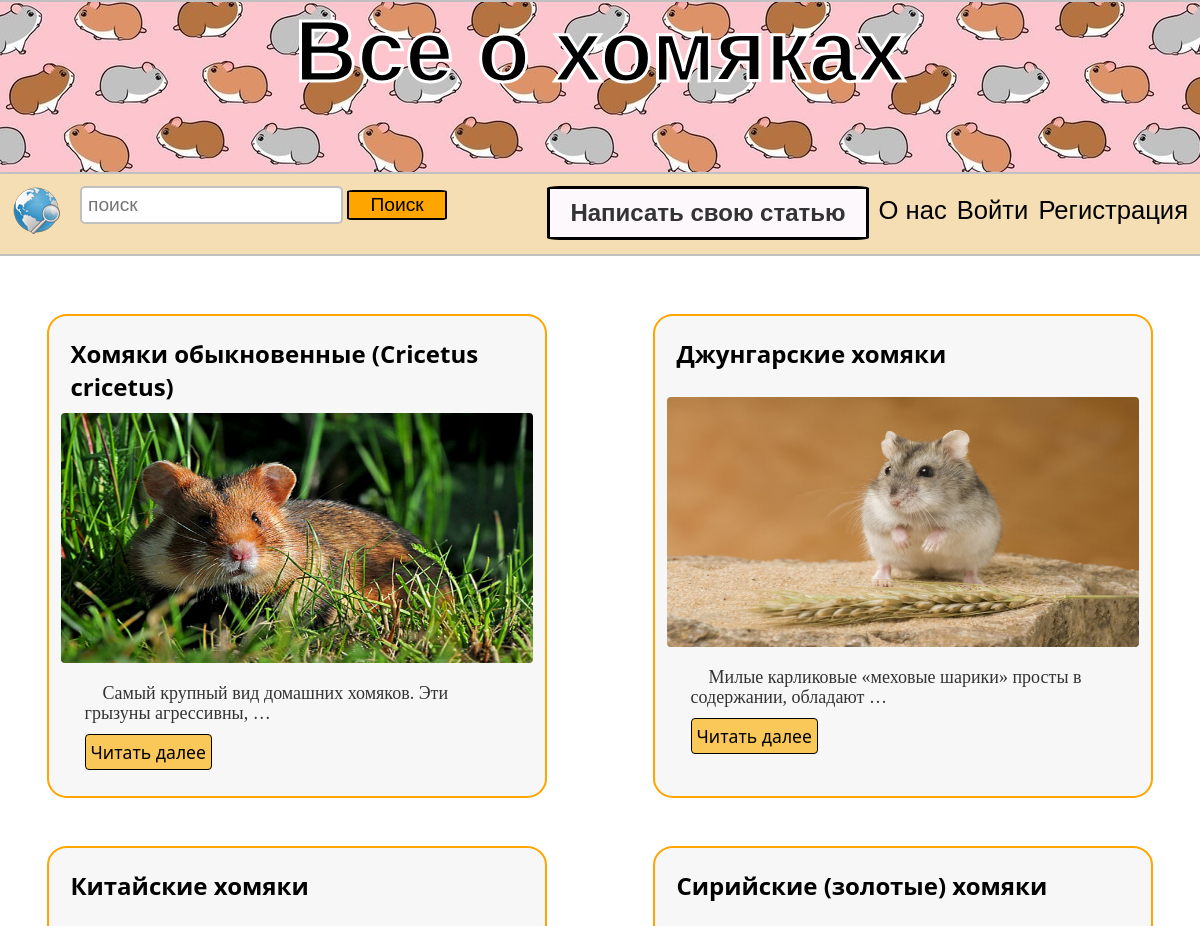
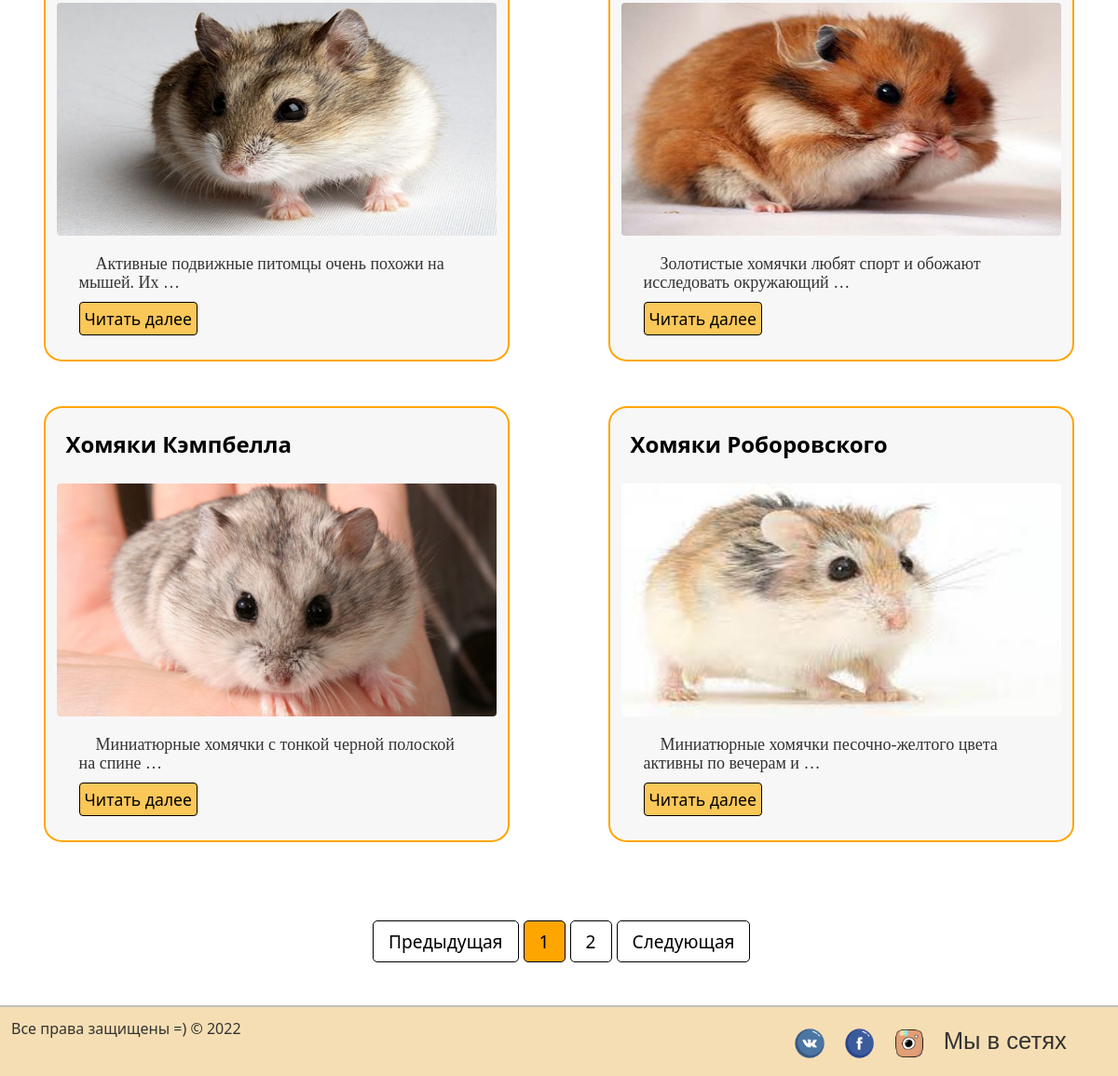
The page / on the database its author committed (2 pictures, top to bottom).
### myblog/models.py (models this page shows, shortened)
class Post(models.Model):
    title = models.CharField(max_length=200)
    url = models.SlugField()
    content = models.TextField()
    image = models.ImageField()
    created_at = models.DateField(default=timezone.now)
    author = models.ForeignKey(User, on_delete=models.CASCADE)

### myblog/views.py (the view)
# urls.py: path('', MainView.as_view(), name='index'),
class MainView(View):
    def get(self, request, *args, **kwargs):
        posts = Post.objects.get_queryset().order_by('id')
        paginator = Paginator(posts, 6)
        page_number = request.GET.get('page')
        page_obj = paginator.get_page(page_number)
        return render(request, 'myblog/index.html', context={
            'page_obj': page_obj
        })

### myblog/templates/myblog/index.html (shortened to what this page needs)
{% extends './base.html' %}
{% load static %}
{% block content %}
	<div class="wrapper">
		<div class="articles">
			{% for post in page_obj %}
			<div class="article">
					<div class="content">
						<div class="title">
							<h4>{{ post.title|safe }}</h4>
						</div>
						<img src="media/{{ post.image }}" title="Humster picture">
						<p>{{ post.content|truncatewords:8 }}</p>
					</div>
					<a href="{% url 'post_detail' slug=post.url %}">Читать далее</a>
			</div>
			{% endfor %}
		</div>
	</div>
	{% endblock content %}
{% block pagination %}
    <div class="pagin_div">
        <nav class="pagination">
        <ul class="pagination">
            {% if page_obj.has_previous %}
                <a class="" href="?page={{ page_obj.previous_page_number }}" tabindex="-1">Предыдущая</a>
            {% else %}
                <li><a href="#" tabindex="-1">Предыдущая</a></li>
            {% endif %}
            {% for i in page_obj.paginator.page_range %}
                {% if i == page_obj.number %}
                    <li><a href="?page={{ i }}" class="sr-only">{{ i }}</a></li>
                {% else %}
                    <li><a href="?page={{ i }}">{{ i }}</a></li>
                {% endif %}
            {% endfor %}
        {% if page_obj.has_next %}
            <a class="next" href="?page={{ page_obj.next_page_number }}">Следующая</a>
        {% else %}
            <li class="next"><a href="#">Следующая</a></li>
        {% endif %}
        </ul>
    </nav>
    </div>
    <br>
{% endblock %}

### myblog/templates/myblog/base.html (shortened to what this page needs)
{% load static %}
<!DOCTYPE html>
<html>
<head>
    <link rel="stylesheet" href="{% static '/css/style.css' %}">
</head>
<body>
{% block header %}
    {% include './block/header.html' %}
{% endblock %}
{% include './block/navbar.html' %}
	{% block content %}{% endblock content %}
    {% block pagination %}{% endblock %}
    {% include './block/footer.html' %}
</body>
</html>

### myblog/templates/myblog/block/header.html
<div class="header">
	<div class="clear">
		<div id="main_soc_block">
			<div id="main_soc_block_in">
				<a href="{% url 'index' %}"><h1>Все о хомяках</h1></a>
			</div>
		</div>
	</div>
</div>

### myblog/templates/myblog/block/navbar.html (shortened to what this page needs)
{% load static %}
<div id="page-wrap">
		<header>
			<div class="left">
			    <a class="left" href="{% url 'index' %}" title="На главную" id="logo"><img src="{% static 'img/main.png' %}"></a>
			    <form class="left" action="{% url 'search_results' %}" method="get">
					<input type="text" class="field" placeholder="поиск" name="q"/>
		  			<button class="search_button" type="submit">Поиск</button>
				</form>
			</div>
            {% if user.is_authenticated %}
                <span class="signin_login">{{ user }}</span>
                <a href="{% url 'signout' %}"><span class="right">Выход</span></a>
            {% else %}
			    <a href="{% url 'signup' %}"><span class="right">Регистрация</span></a>
				<a href="{% url 'signin' %}"><span class="right">Войти</span></a>
            {% endif %}
                <a href="about.html"><span class="right">О нас</span></a>
					<div class="write_article">
						<h2>Написать свою статью</h2>
					</div>
		</header>
	</div>

### myblog/templates/myblog/block/footer.html
{% load static %}
<footer>
		<span class="left">Все права защищены =) &copy; 2022</span>
		<span class="right">Мы в сетях
            <a href=""><img src="{% static 'img/vk.png' %}" alt="Вконтакте" title="Группа Вконтакте"></a>
		    <a href=""><img src="{%  static 'img/face.png' %}" alt="Фейсбук" title="Фейсбук"></a>
		    <a href=""><img src="{% static 'img/inst.png' %}" alt="Инстаграм" title="Инстаграм "></a>
        </span>
	</footer>

### myblog/static/css/style.css (style rules this page uses)
* { margin: 0; padding: 0; outline: none; }
html { height: 100%; }
body { width: 100%; height: 100%; color: #333; background-color: f7f7f7; font-size: 1em; font-family: "Segoe UI", sans-serif; }
h1 { -webkit-text-stroke: 3px white; font-size: 540%; font-family: Comic Sans MS, sans-serif; padding-bottom: 5%; }
a { color: black; text-decoration: none; transition: all.6s ease; -moz-transition: all.6s ease; }
.left { float: left; }
.right { margin-top: 10px; float: right; font-size: 1.6em; font-family: Comic Sans MS, sans-serif; margin-left: 10px; }
.clear { clear: both; }
header, footer { width: 98%; background-color: wheat; min-height: 50px; float: left; }
header { position:sticky; border-bottom: 2px solid silver; padding: 1%; }
#logo { font-size: 2em; font-family: Comic Sans MS, sans-serif; }
input[type=text].field { border-radius: 5px; border: 2px solid silver; padding: 6px; margin-left: 20px; min-height: 15px; font-size: 1.2em; }
.wrapper { width: 80%; margin-top: 3%; margin-left: auto; margin-right: auto; margin-bottom: 3%; }
.wrapper .articles { display: grid; grid-gap: 3%; grid-template-columns: repeat(3, 400px); }
li { list-style-type: none; }
.wrapper .articles .article { border: 2px solid orange; padding: 1%; box-sizing: border-box; border-radius: 4%; background-color: #F8F7F7; height: auto; }
.wrapper .articles .article img { width: 100%; height: 250px; border-radius: 4px 4px 4px 4px; margin-bottom: 10px; }
.wrapper .articles .article p { margin-left: 5%; width: 90%; text-indent: 1em; padding-top: 6px; font-family: Verdana fantasy; line-height: 110%; font-size: 18px; min-height: 50px; }
.wrapper .articles .article .content .title { font-weight: normal; font-size: 1.5em; color: black; margin: 2%; min-height: 50px; }
.wrapper .articles .article a { padding: 5px; background-color: #FAC759; margin-left: 5%; margin-bottom: 3%; border-radius: 4px; float: left; border: 1px solid black; font-size: 1.1em; }
#main_soc_block { position:relative; width: 100%; padding: 0; border-bottom: 2px solid silver; border-top: 2px solid silver; background-image: url(bg.jpg); height: 170px; }
#main_soc_block_in { text-align: center; margin-left: auto; margin-right: auto; }
footer { padding: 1%; border-top: 2px solid silver; }
footer img { width: 10%; float: left; margin-right: 20px; }
#page-wrap { min-height: 4%; margin-bottom: 10px; height: 10%; }
.write_article { border: 3px solid black; border-radius: 4%; padding: 10px 20px; background-color: #FCF8FC; float: right; font-size: 1em; font-family: Comic Sans MS, sans-serif; margin-left: 10px; }
#page-wrap:after { content: ""; display: block; }
.search_button { width: 100px; border: 2px solid black; background: orange; border-radius: 6%; cursor: pointer; font-family: Comic Sans MS, sans-serif; font-size: 1.2em; min-height: 15px; padding: 2px; }
.pagin_div { width: 400px; margin-left: auto; margin-right: auto; padding-top: 2%; padding-bottom: 2%; }
.pagination { display: flex; column-gap: 5px; }
.pagination a { color: black; float: left; padding: 8px 16px; text-decoration: none; border: 1px solid black; border-radius: 5px; font-size: 1.2em; }
.pagination .sr-only { background: orange; }
@media (max-width: 1300px) { .wrapper { width: 80%; } }
@media (max-width: 1300px) { .wrapper .articles { display: grid; grid-gap: 1%; grid-template-columns: repeat(2, 450px); } }
@media (max-width: 1300px) { .wrapper .articles .article { margin: 2% 2% 2% 5%; } }
@media (max-width: 1300px) { .wrapper { width: 100%; } }
@media (max-width: 1300px) { .wrapper .articles { width: 100%; display: flex; justify-content: space-around; flex-wrap: wrap; } }
@media (max-width: 1300px) { .wrapper .articles .article { flex-basis: 500px; margin: 2% 0px; } }

### rows shown on the page
Post: title "Хомяки обыкновенные (Cricetus cricetus)", image (picture), content "Самый крупный вид домашних хомяков. Эти грызуны агрессивны, …"
Post: title "Джунгарские хомяки", image (picture), content "Милые карликовые «меховые шарики» просты в содержании, обладают …"
Post: title "Китайские хомяки", image (picture), content "Активные подвижные питомцы очень похожи на мышей. Их …"
Post: title "Сирийские (золотые) хомяки", image (picture), content "Золотистые хомячки любят спорт и обожают исследовать окружающий …"
Post: title "Хомяки Кэмпбелла", image (picture), content "Миниатюрные хомячки с тонкой черной полоской на спине …"
Post: title "Хомяки Роборовского", image (picture), content "Миниатюрные хомячки песочно-желтого цвета активны по вечерам и …"

### other values the page prints
{{ i }} "1"
{{ i }} "2"
